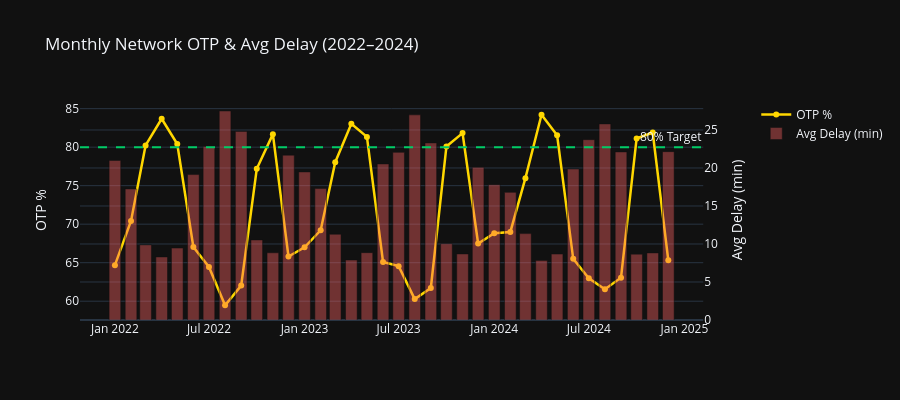

Write notebook code for a chart like this one.
### Markdown cell above
## 2. OTP Trend Over Time (Network-Wide)

### Code cell
operated = flights[flights['Cancelled'] == 0].copy()

monthly_otp = (
    operated.groupby(['Year', 'Month'])
    .agg(
        total=('ArrDel15', 'count'),
        ontime=('ArrDel15', lambda x: (x == 0).sum()),
        avg_delay=('ArrDelay', 'mean'),
    )
    .reset_index()
)
monthly_otp['otp_pct'] = monthly_otp['ontime'] / monthly_otp['total'] * 100
monthly_otp['period'] = pd.to_datetime(monthly_otp[['Year', 'Month']].assign(day=1))

fig = make_subplots(specs=[[{'secondary_y': True}]])
fig.add_trace(
    go.Scatter(x=monthly_otp['period'], y=monthly_otp['otp_pct'],
               name='OTP %', line=dict(color=SPIRIT_YELLOW, width=2.5),
               mode='lines+markers'),
    secondary_y=False
)
fig.add_trace(
    go.Bar(x=monthly_otp['period'], y=monthly_otp['avg_delay'],
           name='Avg Delay (min)', marker_color='rgba(255,100,100,0.4)'),
    secondary_y=True
)
fig.add_hline(y=80, line_dash='dash', line_color='#00CC66',
              annotation_text='80% Target')
fig.update_yaxes(title_text='OTP %', secondary_y=False)
fig.update_yaxes(title_text='Avg Delay (min)', secondary_y=True)
fig.update_layout(
    template=TEMPLATE, title='Monthly Network OTP & Avg Delay (2022–2024)',
    height=400
)
fig.show()
